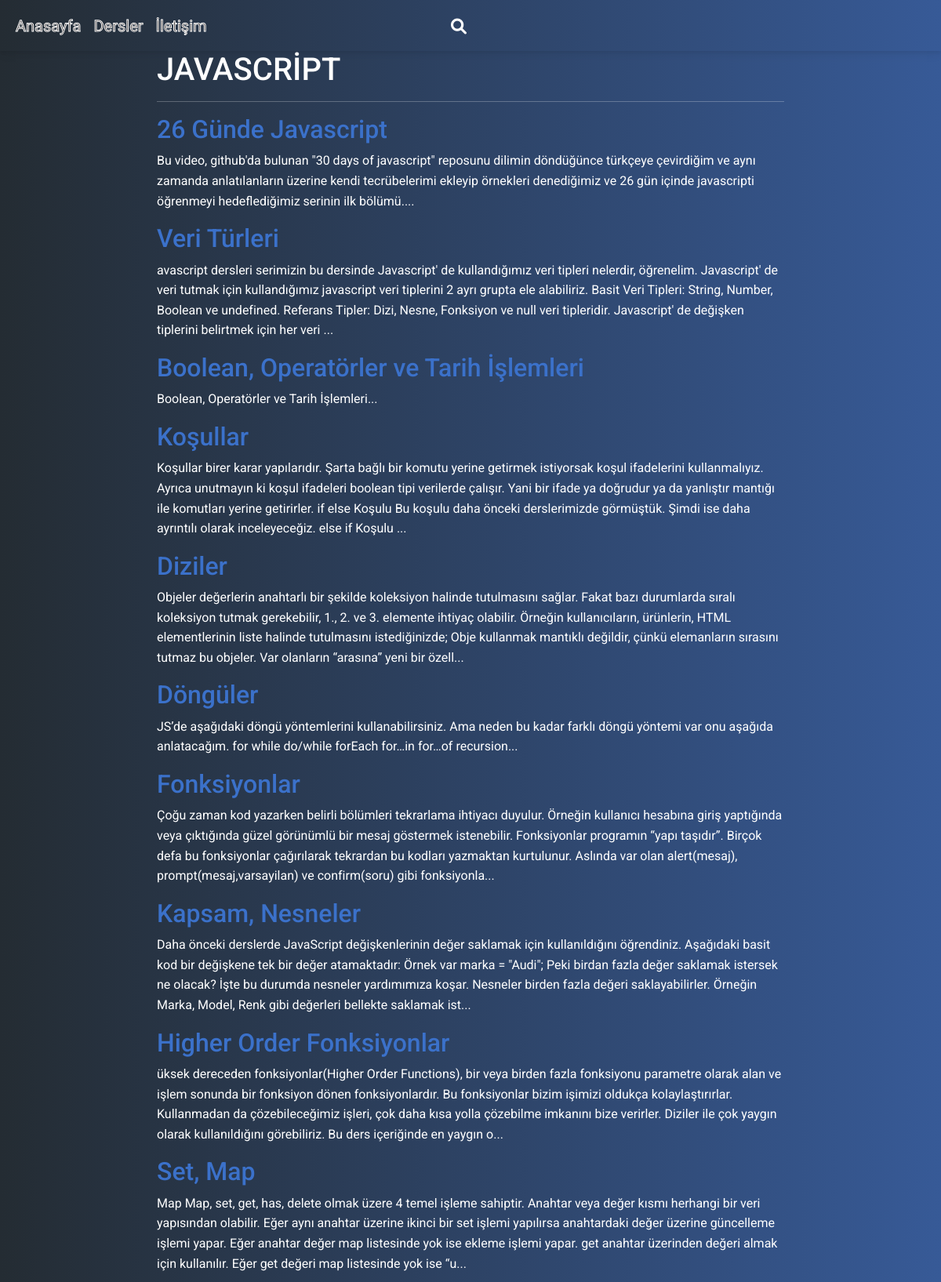
Page /Javascript/ (upper part) on the committed database.
### quiz/models.py (models this page shows, shortened)
class  Java(models.Model):
	tutorial_Title = models.CharField(max_length=20000)
	tutorial_Body = models.TextField()
	tutorial_Video = EmbedVideoField()
	class  Meta:
		verbose_name_plural = "Java"

### quiz/views.py (the view)
# urls.py: path('Javascript/',java, name="java" ),
def java (request):
    java=Java.objects.all()
    context={
        'java':java
    }
    return render(request,'dersler/js.html',context)

### quiz/templates/dersler/js.html (shortened to what this page needs)
{% extends 'base.html' %}
{% load static %}
{% block body %}
{% include 'part/header.html' %}
<div class="header vh100 gradient-custom">
    <div  class="col-md-8 offset-md-2 ">
        <h1 style="color: white;">JAVASCRİPT</h1>
        <hr style="color: white;">
        {% for j in java %}
        <h2><a  href="{% url 'java_detail' j.pk %}">{{ j.tutorial_Title}}</a></h2>
        <p style="color: white;">{{ j.tutorial_Body | slice:':400' }}...</p>
        {% endfor %}
    </div>
</div>
{% endblock body %}

### quiz/static/style.css (style rules this page uses)
.gradient-custom { background: #0045c5dc; color: white !important; background: -webkit-linear-gradient(to right, rgb(36, 44, 51), rgb(55, 90, 151)); background: linear-gradient(to right, rgb(36, 44, 51), rgb(55, 90, 151)) }
*, *::before, *::after { margin: 0; padding: 0; box-sizing: border-box; }

### quiz/static/animasyon.css (style rules this page uses)
a { text-decoration: none; }

### quiz/templates/dersler/js.html (style rules this page uses)
body { background: #0045c5dc; background: -webkit-linear-gradient(to right, rgb(36, 44, 51), rgb(55, 90, 151)); background: linear-gradient(to right, rgb(36, 44, 51), rgb(55, 90, 151)) }

### rows in the picture
Java: tutorial_Title "26 Günde Javascript", tutorial_Body "Bu video, github'da bulunan \"30 days of javascript\" reposunu dilimin döndüğünce türkçeye çevirdiğim ve aynı zamanda anlatılanların üzerine kendi tecrübelerimi ekleyip örnekleri denediğimiz ve 26 gün içinde javascripti öğrenmeyi hedeflediğimiz serinin ilk bölümü."
Java: tutorial_Title "Veri Türleri", tutorial_Body "avascript dersleri serimizin bu dersinde Javascript' de kullandığımız veri tipleri nelerdir, öğrenelim. Javascript' de veri tutmak için kullandığımız javascript veri tiplerini 2 ayrı grupta ele alabiliriz. Basit Veri Tipleri: String, Number, Boolean ve undefined. Referans Tipler: Dizi, Nesne, Fonksiyon ve null veri tipleridir. Javascript' de değişken tiplerini belirtmek için her veri"
Java: tutorial_Title "Boolean, Operatörler ve Tarih İşlemleri", tutorial_Body "Boolean, Operatörler ve Tarih İşlemleri"
Java: tutorial_Title "Koşullar", tutorial_Body "Koşullar birer karar yapılarıdır. Şarta bağlı bir komutu yerine getirmek istiyorsak koşul ifadelerini kullanmalıyız. Ayrıca unutmayın ki koşul ifadeleri boolean tipi verilerde çalışır. Yani bir ifade ya doğrudur ya da yanlıştır mantığı ile komutları yerine getirirler. if else Koşulu Bu koşulu daha önceki derslerimizde görmüştük. Şimdi ise daha ayrıntılı olarak inceleyeceğiz. else if Koşulu"
Java: tutorial_Title "Diziler", tutorial_Body "Objeler değerlerin anahtarlı bir şekilde koleksiyon halinde tutulmasını sağlar. Fakat bazı durumlarda sıralı koleksiyon tutmak gerekebilir, 1., 2. ve 3. elemente ihtiyaç olabilir. Örneğin kullanıcıların, ürünlerin, HTML elementlerinin liste halinde tutulmasını istediğinizde; Obje kullanmak mantıklı değildir, çünkü elemanların sırasını tutmaz bu objeler. Var olanların “arasına” yeni bir özell"
Java: tutorial_Title "Döngüler", tutorial_Body "JS’de aşağıdaki döngü yöntemlerini kullanabilirsiniz. Ama neden bu kadar farklı döngü yöntemi var onu aşağıda anlatacağım. for while do/while forEach for…in for…of recursion"
Java: tutorial_Title "Fonksiyonlar", tutorial_Body "Çoğu zaman kod yazarken belirli bölümleri tekrarlama ihtiyacı duyulur. Örneğin kullanıcı hesabına giriş yaptığında veya çıktığında güzel görünümlü bir mesaj göstermek istenebilir. Fonksiyonlar programın “yapı taşıdır”. Birçok defa bu fonksiyonlar çağırılarak tekrardan bu kodları yazmaktan kurtulunur. Aslında var olan alert(mesaj), prompt(mesaj,varsayilan) ve confirm(soru) gibi fonksiyonla"
Java: tutorial_Title "Kapsam, Nesneler", tutorial_Body "Daha önceki derslerde JavaScript değişkenlerinin değer saklamak için kullanıldığını öğrendiniz. Aşağıdaki basit kod bir değişkene tek bir değer atamaktadır: Örnek var marka = \"Audi\"; Peki birdan fazla değer saklamak istersek ne olacak? İşte bu durumda nesneler yardımımıza koşar. Nesneler birden fazla değeri saklayabilirler. Örneğin Marka, Model, Renk gibi değerleri bellekte saklamak ist"
Java: tutorial_Title "Higher Order Fonksiyonlar", tutorial_Body "üksek dereceden fonksiyonlar(Higher Order Functions), bir veya birden fazla fonksiyonu parametre olarak alan ve işlem sonunda bir fonksiyon dönen fonksiyonlardır. Bu fonksiyonlar bizim işimizi oldukça kolaylaştırırlar. Kullanmadan da çözebileceğimiz işleri, çok daha kısa yolla çözebilme imkanını bize verirler. Diziler ile çok yaygın olarak kullanıldığını görebiliriz. Bu ders içeriğinde en yaygın o"
Java: tutorial_Title "Set, Map", tutorial_Body "Map Map, set, get, has, delete olmak üzere 4 temel işleme sahiptir. Anahtar veya değer kısmı herhangi bir veri yapısından olabilir. Eğer aynı anahtar üzerine ikinci bir set işlemi yapılırsa anahtardaki değer üzerine güncelleme işlemi yapar. Eğer anahtar değer map listesinde yok ise ekleme işlemi yapar. get anahtar üzerinden değeri almak için kullanılır. Eğer get değeri map listesinde yok ise “u"
